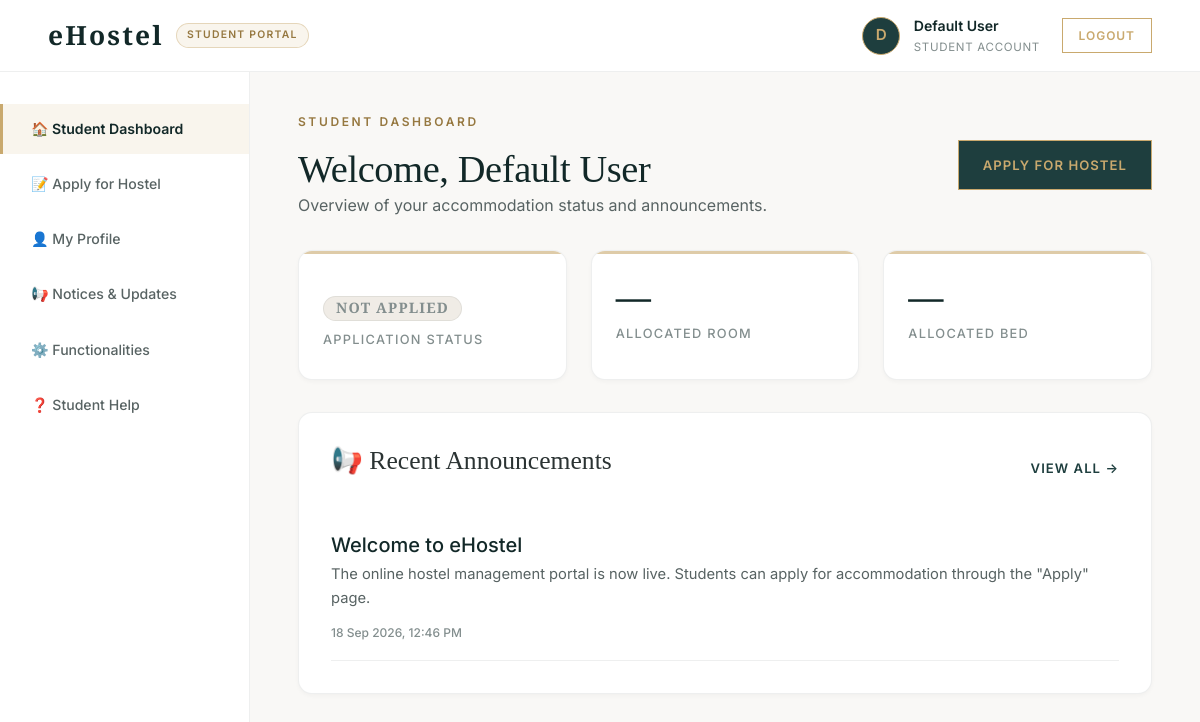
The page /student/dashboard.php (signed in) on the database its author committed.
### tables this page shows
CREATE TABLE IF NOT EXISTS announcements (
    announcement_id INT AUTO_INCREMENT PRIMARY KEY,
    title           VARCHAR(150) NOT NULL,
    content         TEXT NOT NULL,
    posted_by       INT,
    posted_date     TIMESTAMP DEFAULT CURRENT_TIMESTAMP,
    FOREIGN KEY (posted_by) REFERENCES users(user_id) ON DELETE SET NULL
);

### includes/auth.php (called while the page is built, shortened)
<?php
function h($str) {
    return htmlspecialchars($str ?? '', ENT_QUOTES, 'UTF-8');
}

### student/dashboard.php (the view, shortened to what this page needs)
<?php
require_once __DIR__ . '/../includes/auth.php';
require_once __DIR__ . '/../config/db.php';
$uid = $_SESSION['user_id'];
$stmt = mysqli_prepare($conn, "SELECT * FROM applications WHERE user_id = ? ORDER BY application_id DESC LIMIT 1");
mysqli_stmt_bind_param($stmt, "i", $uid);
mysqli_stmt_execute($stmt);
$application = mysqli_stmt_get_result($stmt)->fetch_assoc();
$allocation = null;
$anns = mysqli_query($conn, "SELECT title, content, posted_date FROM announcements ORDER BY posted_date DESC LIMIT 3");
?>
<!DOCTYPE html>
<html lang="en">
<head>
<link rel="stylesheet" href="../css/style.css?v=20260729">
</head>
<body>
<?php include __DIR__ . '/../includes/sidebar.php'; ?>
<div class="page-header">
    <div>
        <span class="section-label">STUDENT DASHBOARD</span>
        <h1 class="serif-heading" style="font-size:2.4rem;">Welcome, <?= h($_SESSION['full_name']) ?></h1>
        <p>Overview of your accommodation status and announcements.</p>
    </div>
    <div>
        <a href="apply.php" class="btn btn-luxury btn-accent">Apply For Hostel</a>
    </div>
</div>
<div class="card-grid" style="margin-bottom:2rem;">
    <div class="stat-card">
        <div class="num">
            <?php if ($application): ?>
                <span class="badge badge-<?= $application['status'] === 'approved' ? 'success' : ($application['status'] === 'rejected' ? 'danger' : 'warning') ?>" style="font-size:0.9rem;padding:0.35rem 0.85rem;">
                    <?= h(strtoupper($application['status'])) ?>
                </span>
            <?php else: ?>
                <span class="badge badge-muted" style="font-size:0.9rem;">NOT APPLIED</span>
            <?php endif; ?>
        </div>
        <div class="label">Application Status</div>
    </div>
    <div class="stat-card">
        <div class="num" style="font-size:2.2rem;"><?= $allocation ? h($allocation['room_number']) : '—' ?></div>
        <div class="label">Allocated Room</div>
    </div>
    <div class="stat-card">
        <div class="num" style="font-size:2.2rem;"><?= $allocation ? h($allocation['bed_number']) : '—' ?></div>
        <div class="label">Allocated Bed</div>
    </div>
</div>
<div class="card">
    <div style="display:flex;justify-content:space-between;align-items:center;margin-bottom:1.5rem;">
        <h3 class="serif-heading" style="font-size:1.6rem;">📢 Recent Announcements</h3>
        <a href="announcements.php" style="font-size:0.82rem;font-weight:600;text-transform:uppercase;letter-spacing:0.08em;">View All &rarr;</a>
    </div>
    <?php if ($anns && mysqli_num_rows($anns) > 0): ?>
        <?php while ($a = mysqli_fetch_assoc($anns)): ?>
            <div style="padding:1rem 0;border-bottom:1px solid var(--border);">
                <h4 style="color:var(--primary-dark);margin-bottom:0.35rem;"><?= h($a['title']) ?></h4>
                <p style="margin:0 0 0.5rem;color:var(--text-secondary);font-size:0.92rem;line-height:1.6;"><?= h($a['content']) ?></p>
                <span style="font-size:0.75rem;color:var(--text-muted);font-weight:500;"><?= date('d M Y, h:i A', strtotime($a['posted_date'])) ?></span>
            </div>
        <?php endwhile; ?>
    <?php else: ?>
        <p class="empty-state">No announcements posted yet.</p>
    <?php endif; ?>
</div>
<?php include __DIR__ . '/../includes/sidebar_close.php'; ?>
</body>
</html>

### rows shown on the page
announcements: title "Welcome to eHostel", content "The online hostel management portal is now live. Students can apply for accommodation through the \"Apply\" page.", posted_date "18 Sep 2026, 12:46 PM"

### other values the page prints
$role "STUDENT"
substr($_SESSION['full_name'] ?? 'U', 0, 1) "D"
$_SESSION['full_name'] "Default User"
